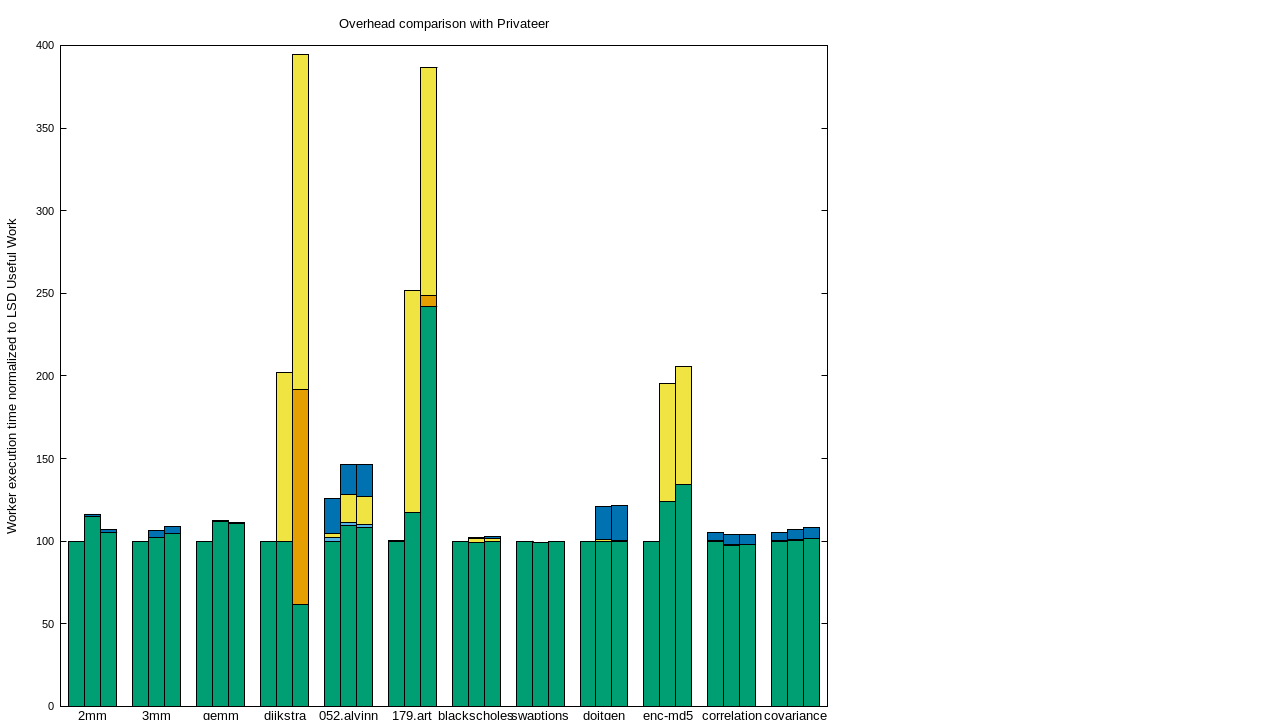

Write gnuplot code to recreate this figure.
set terminal pngcairo enhanced font "arial,10" fontscale 1.0 size 1280, 720
set output "overheads.png"

set key rmargin
set style increment default

set grid noxtics
set noxtics
set ytics norangelimit autofreq font ",8"
# set xtics border in scale 0,0 nomirror rotate by -45 autojustify
# set xtics norangelimit font ",8"
# set xtics ()
set style data histograms
set style histogram columnstacked title textcolor lt -1 offset character 0, -1
# set xlabel offset character 0, -2, 0 font "Helvetica,8" textcolor lt -1 norotate
set ylabel "Worker execution time normalized to LSD Useful Work"

set style fill solid border -1
# set boxwidth 0.8

set title "Overhead comparison with Privateer"
plot newhistogram "2mm" lt 2, 'overheads.dat' using 1, '' using 2, '' using 3, \
     newhistogram "3mm" lt 2, 'overheads.dat' using 4, '' using 5, '' using 6, \
     newhistogram "gemm" lt 2, 'overheads.dat' using 7, '' using 8, '' using 9, \
     newhistogram "dijkstra" lt 2, 'overheads.dat' using 10, '' using 11, '' using 12, \
     newhistogram "052.alvinn" lt 2, 'overheads.dat' using 13, '' using 14, '' using 15, \
     newhistogram "179.art" lt 2, 'overheads.dat' using 16, '' using 17, '' using 18, \
     newhistogram "blackscholes" lt 2, 'overheads.dat' using 19, '' using 20, '' using 21, \
     newhistogram "swaptions" lt 2, 'overheads.dat' using 22, '' using 23, '' using 24, \
     newhistogram "doitgen" lt 2, 'overheads.dat' using 25, '' using 26, '' using 27, \
     newhistogram "enc-md5" lt 2, 'overheads.dat' using 28, '' using 29, '' using 30, \
     newhistogram "correlation" lt 2, 'overheads.dat' using 31, '' using 32, '' using 33, \
     newhistogram "covariance" lt 2, 'overheads.dat' using 34, '' using 35, '' using 36

# plot 'overheads.dat' using 1 title '2mm', '' using 2 title '2mm priv'
